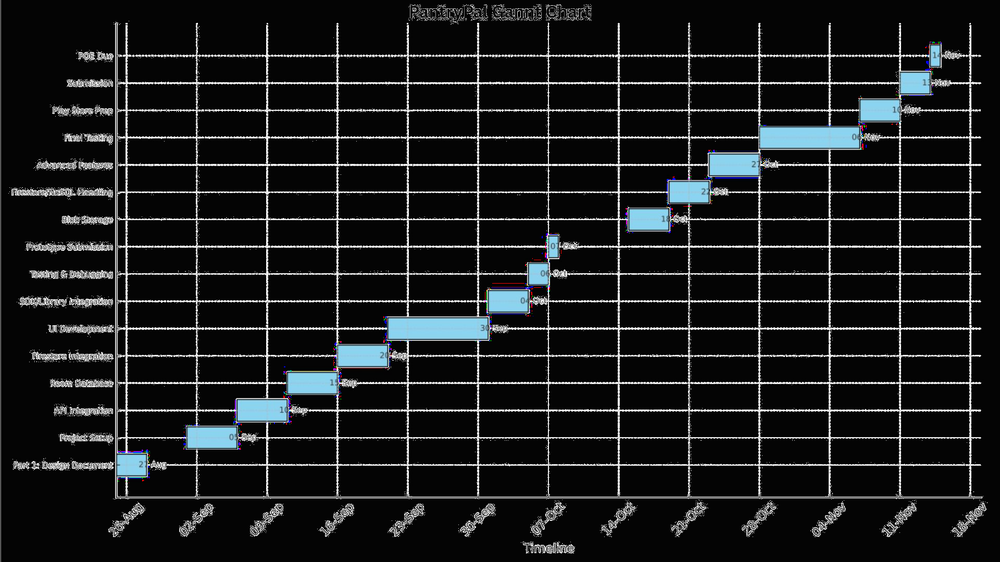
#> input picture encrypted_image.png, 1000 x 562 px, shrunk from 1920 x 1080 before the run; its folder holds only this picture in this run
$ python image_encryption.py
#> lines starting #> are read from the running program, lines starting #| are printed output that depends on the picture
#> the answer given: 1
#> the answer given: 3
from logging import root
from tkinter import *
from tkinter import filedialog
from PIL import Image


root = Tk()
root.withdraw()

def encrypt_image(key):
#> called with key = 3
    global filename
    global image
    filename = filedialog.askopenfilename(initialdir="/", title="Select an image to encrypt", filetypes=(("png files","*.png"), ("jpeg files","*.jpeg"),("jpg files","*.jpg"), ("all files","*.*")))
#> the answer given: encrypted_image.png
    image = Image.open(filename).convert("RGB")
#> image is the input picture: PIL image 1000x562 RGB; mean R, G, B 26.7, 28.5, 29.3
    pixels = image.load()
    width, height = image.size
#> width = 1000; height = 562
    for i in range(width):
        for j in range(height):
            r, g, b = pixels[i, j]
            pixels[i, j] = (
                (r + key) % 256,
                (g + key) % 256,
                (b + key) % 256
            )

    print(" ")
    print("Encryption complete...")
    print(" ")

    if filename.endswith(".png"):
        new_filename = filename.replace(".png", "_encrypted.png")
    elif filename.endswith(".jpg"):
        new_filename = filename.replace(".jpg", "_encrypted.jpg")
    elif filename.endswith(".jpeg"):
        new_filename = filename.replace(".jpeg", "_encrypted.jpeg")
    else:
        new_filename = filename + "_encrypted"

    print("Saving encrypted image to:" +  new_filename)
    image.save(new_filename)
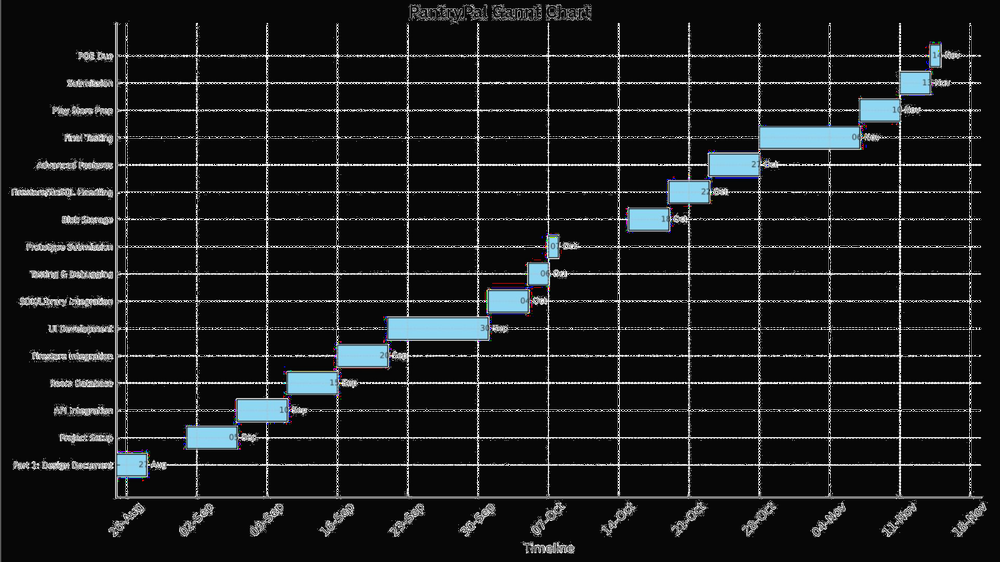
#> saved as encrypted_image_encrypted.png: PIL image 1000x562 RGB; mean R, G, B 27, 28.7, 29.5


def decrypt_image(key):
    global filename
    filename = filedialog.askopenfilename(initialdir="/", title="Select an image to decrypt", filetypes=(("png files","*.png"), ("jpeg files","*.jpeg"),("jpg files","*.jpg"), ("all files","*.*")))
    image = Image.open(filename).convert("RGB")
    pixels = image.load()
    width, height = image.size
    for i in range(width):
        for j in range(height):
            r, g, b = pixels[i, j]
            pixels[i, j] = (
                (r - key) % 256,
                (g - key) % 256,
                (b - key) % 256
            )

    print(" ")
    print("Decryption complete...")
    print(" ")

    if filename.endswith(".png"):
        new_filename = filename.replace(".png", "_Decrypted.png")
    elif filename.endswith(".jpg"):
        new_filename = filename.replace(".jpg", "_Decrypted.jpg")
    elif filename.endswith(".jpeg"):
        new_filename = filename.replace(".jpeg", "_Decrypted.jpeg")
    else:
        new_filename = filename + "_Decrypted"

    print("Saving Decrypted image to:" +  new_filename)
    image.save(new_filename)


bExit = False

while not bExit:
    print("=============================================")
    print("Welcome to Image Encryption Program")
    print("=============================================")
    print("1. Encrypt an image")
    print("2. Decrypt an image")
    print("3. Exit")
    try:
#> (the run stopped early here; a loop or call above may not have finished)
